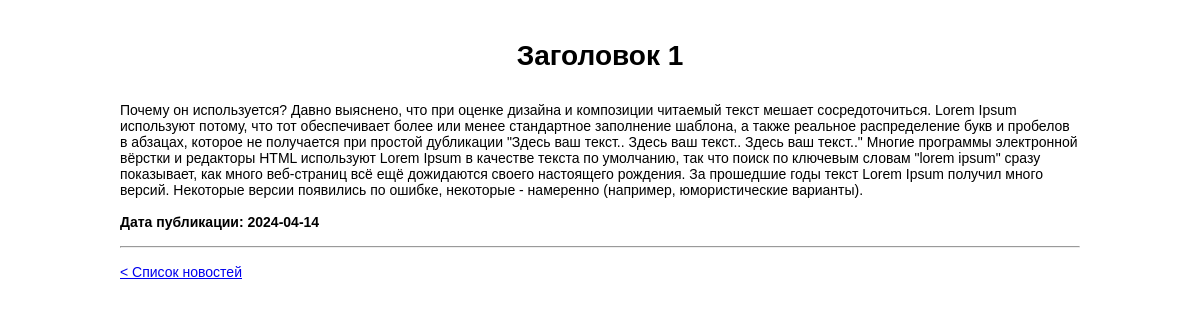
/reviews/1, run on the app's committed database.
### models.py (models this page shows)
class Review(db.Model):
    __tablename__ = 'reviews'
    id = db.Column(db.Integer, primary_key=True)
    title = db.Column(db.String(100), nullable=False)
    content = db.Column(db.Text, nullable=False)
    date = db.Column(db.Date, nullable=False)
    user_id = db.Column(db.Integer, db.ForeignKey('users.id'), nullable=False)

### app.py (the view)
@app.route('/reviews/<int:review_id>')
def get_post(review_id):
    review = Review.query.get_or_404(review_id)
    return render_template('single-review.html', review=review)

### templates/single-review.html (shortened to what this page needs)
{% extends "base.html" %}
{% block content %}
    <h1>{{ review.title }}</h1>
    <div>{{ review.content }}</div>
    <br>
    <div><b>Дата публикации: {{ review.date }}</b></div>
    <br>
    <hr>
    <br>
    <a href="/">< Список новостей</a>
    <br>
    <br>
    <br>
{% endblock %}

### static/css/style.css (style rules this page uses)
* { margin: 0; padding: 0; box-sizing: border-box; }
html, body { height: 100%; font-family: Arial, Helvetica, sans-serif; font-size: 14px; }
h1 { text-align: center; margin-bottom: 30px; }

### data on the page
Review: title "Заголовок 1", content "Почему он используется? Давно выяснено, что при оценке дизайна и композиции читаемый текст мешает сосредоточиться. Lorem Ipsum используют потому, что тот обеспечивает более или менее стандартное заполнение шаблона, а также реальное распределение букв и пробелов в абзацах, которое не получается при простой дубликации \"Здесь ваш текст.. Здесь ваш текст.. Здесь ваш текст..\" Многие программы электронной вёрстки и редакторы HTML используют Lorem Ipsum в качестве текста по умолчанию, так что поиск по ключевым словам \"lorem ipsum\" сразу показывает, как много веб-страниц всё ещё дожидаются своего настоящего рождения. За прошедшие годы текст Lorem Ipsum получил много версий. Некоторые версии…", date "2024-04-14"
